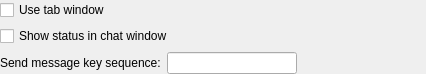
<?xml version="1.0" encoding="UTF-8"?>
<ui version="4.0">
 <class>MessengerOptionsClass</class>
 <widget class="QWidget" name="MessengerOptionsClass">
  <property name="geometry">
   <rect>
    <x>0</x>
    <y>0</y>
    <width>426</width>
    <height>72</height>
   </rect>
  </property>
  <layout class="QVBoxLayout" name="verticalLayout">
   <property name="margin">
    <number>0</number>
   </property>
   <item>
    <widget class="QCheckBox" name="chbUseTabWindow">
     <property name="text">
      <string>Use tab window</string>
     </property>
    </widget>
   </item>
   <item>
    <widget class="QCheckBox" name="chbChatShowStatus">
     <property name="text">
      <string>Show status in chat window</string>
     </property>
    </widget>
   </item>
   <item>
    <layout class="QHBoxLayout" name="horizontalLayout">
     <item>
      <widget class="QLabel" name="lblSendKey">
       <property name="text">
        <string>Send message key sequence:</string>
       </property>
      </widget>
     </item>
     <item>
      <widget class="QLineEdit" name="lneSendKey"/>
     </item>
     <item>
      <spacer name="horizontalSpacer">
       <property name="orientation">
        <enum>Qt::Horizontal</enum>
       </property>
       <property name="sizeHint" stdset="0">
        <size>
         <width>40</width>
         <height>20</height>
        </size>
       </property>
      </spacer>
     </item>
    </layout>
   </item>
  </layout>
 </widget>
 <layoutdefault spacing="6" margin="11"/>
 <resources/>
 <connections/>
</ui>
